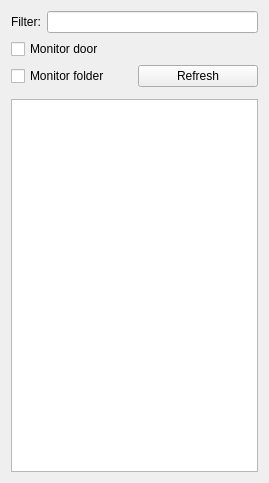
<?xml version="1.0" encoding="UTF-8"?>
<ui version="4.0">
 <class>FileBrowser</class>
 <widget class="QWidget" name="FileBrowser">
  <property name="geometry">
   <rect>
    <x>0</x>
    <y>0</y>
    <width>269</width>
    <height>483</height>
   </rect>
  </property>
  <property name="windowTitle">
   <string>Form</string>
  </property>
  <layout class="QVBoxLayout" name="verticalLayout">
   <item>
    <layout class="QHBoxLayout" name="horizontalLayout">
     <item>
      <widget class="QLabel" name="label">
       <property name="text">
        <string>Filter:</string>
       </property>
      </widget>
     </item>
     <item>
      <widget class="QLineEdit" name="le_filter"/>
     </item>
    </layout>
   </item>
   <item>
    <layout class="QHBoxLayout" name="horizontalLayout_3">
     <item>
      <widget class="QCheckBox" name="chk_door">
       <property name="text">
        <string>Monitor door</string>
       </property>
      </widget>
     </item>
    </layout>
   </item>
   <item>
    <layout class="QHBoxLayout" name="horizontalLayout_2">
     <item>
      <widget class="QCheckBox" name="chk_monitor">
       <property name="text">
        <string>Monitor folder</string>
       </property>
      </widget>
     </item>
     <item>
      <widget class="QPushButton" name="cmd_reload">
       <property name="text">
        <string>Refresh</string>
       </property>
      </widget>
     </item>
    </layout>
   </item>
   <item>
    <widget class="BreadcrumbsAddressBar" name="breadcrumbsaddressbar" native="true"/>
   </item>
   <item>
    <widget class="QTreeView" name="tr_file_browser">
     <property name="minimumSize">
      <size>
       <width>0</width>
       <height>0</height>
      </size>
     </property>
    </widget>
   </item>
  </layout>
 </widget>
 <customwidgets>
  <customwidget>
   <class>BreadcrumbsAddressBar</class>
   <extends>QWidget</extends>
   <header>petra_viewer.widgets.breadcrumbsaddressbar</header>
   <container>1</container>
  </customwidget>
 </customwidgets>
 <resources>
  <include location="icons.qrc"/>
 </resources>
 <connections/>
</ui>
